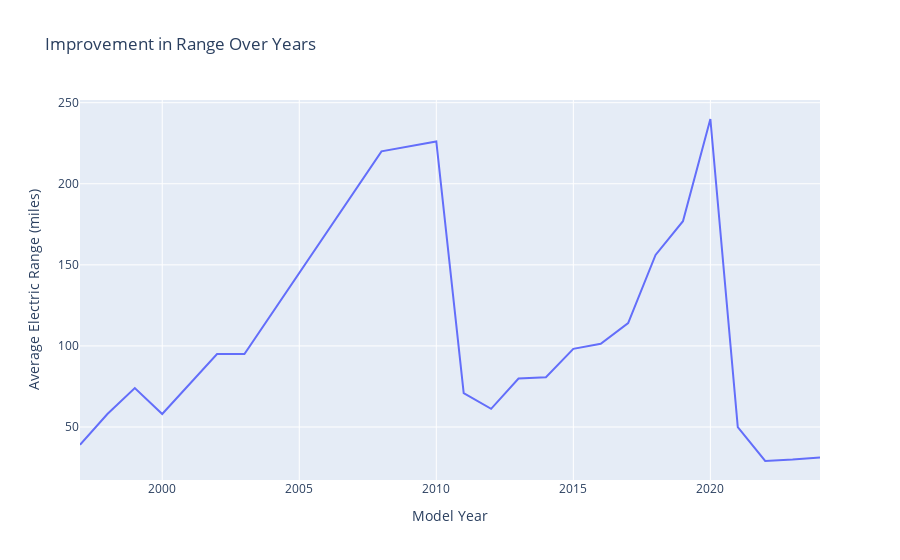

The cell this chart's notebook holds for it:
### Code cell
filtered_data = ev_data[ev_data['Electric Range'] > 0]


range_by_year = filtered_data.groupby('Model Year')['Electric Range'].mean().reset_index()


fig = px.line(range_by_year, x='Model Year', y='Electric Range', title='Improvement in Range Over Years',
              labels={'Model Year': 'Model Year', 'Electric Range': 'Average Electric Range (miles)'})


fig.show()

### Figure 1 — Plotly figure (JSON) as saved in the notebook; plotly's stock layout.template omitted (floating-point values rounded to 4 significant figures)
{"data": [{"hovertemplate": "Model Year=%{x}<br>Average Electric Range (miles)=%{y}<extra></extra>", "legendgroup": "", "line": {"color": "#636efa", "dash": "solid"}, "marker": {"symbol": "circle"}, "mode": "lines", "name": "", "orientation": "v", "showlegend": false, "type": "scatter", "x": [1997, 1998, 1999, 2000, 2002, 2003, 2008, 2010, 2011, 2012, 2013, 2014, 2015, 2016, 2017, 2018, 2019, 2020, 2021, 2022, 2023, 2024], "xaxis": "x", "y": [39, 58, 74, 58, 95, 95, 220, 226.1, 70.89, 61.21, 79.85, 80.67, 98.16, 101.3, 114.1, 156.1, 176.9, 240.0, 49.96, 29.02, 29.91, 31.23], "yaxis": "y"}], "layout": {"autosize": true, "legend": {"tracegroupgap": 0}, "title": {"text": "Improvement in Range Over Years"}, "xaxis": {"anchor": "y", "autorange": true, "domain": [0, 1], "range": [1997, 2024], "title": {"text": "Model Year"}, "type": "linear"}, "yaxis": {"anchor": "x", "autorange": true, "domain": [0, 1], "range": [17.3, 251.7], "title": {"text": "Average Electric Range (miles)"}, "type": "linear"}}}
